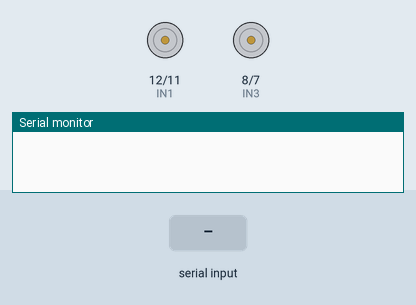
This sketch was run on a simulated Arduino Uno, built with avr-gcc and run on an emulated ATmega328P. On the bench: motor-driver pin pairs drawn as motors (green arrow = first pin HIGH = forward, orange = second pin HIGH = backward, longer = more drive, scaled by the enable pin), the last lines printed to the serial monitor. The test bench sets the inputs (shaded band).

Above: at 1.2 s.
1.3 s: "F" received over Serial
At 1.6 s:
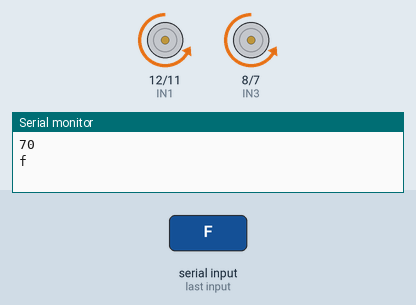
2.8 s: "B" received over Serial
At 3.9 s:
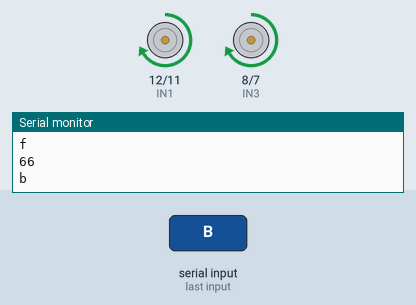
4.3 s: "L" received over Serial
At 5.1 s:
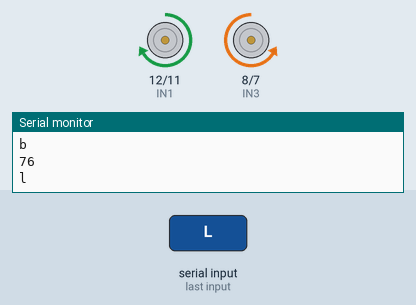
5.8 s: "R" received over Serial
At 6.2 s:
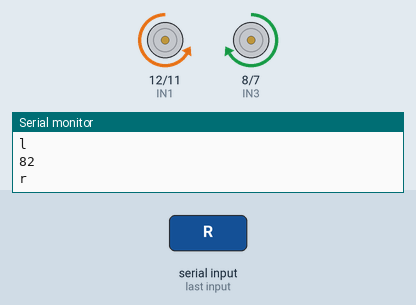
Timing chart, 0 to 8.3 s (numbered marks = the images above; inputs shaded):
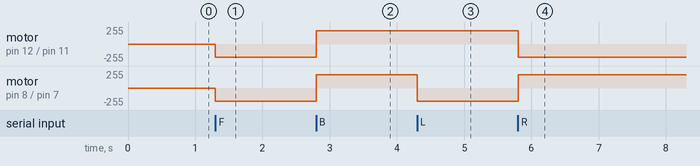

Measured:
- after the input at 1.3 s, motor on pin 12 (IN1) / pin 11 (IN2), motor on pin 8 (IN3) / pin 7 (IN4): stopped → backward 200/255 at once
- after the input at 2.8 s, motor on pin 12 (IN1) / pin 11 (IN2), motor on pin 8 (IN3) / pin 7 (IN4): backward 200/255 → forward 200/255 at once
- after the input at 4.3 s, motor on pin 8 (IN3) / pin 7 (IN4): forward 200/255 → backward 200/255 at once
- after the input at 5.8 s, motor on pin 12 (IN1) / pin 11 (IN2): forward 200/255 → backward 200/255 at once; motor on pin 8 (IN3) / pin 7 (IN4): backward 200/255 → forward 200/255 at once

The sketch:

codigo.ino
```cpp
#include <SoftwareSerial.h>

const int  ENA = 10;
const int  IN1 = 12;
const int  IN2 = 11;
const int  IN3 = 8;
const int  IN4 = 7;
const int  ENB = 9;

int command = 0;

void setup() {

pinMode(ENA, OUTPUT);
pinMode(IN1, OUTPUT);
pinMode(IN2, OUTPUT);
pinMode(IN3, OUTPUT);
pinMode(IN4, OUTPUT);
pinMode(ENB, OUTPUT);
Serial.begin(9600);
}


void loop() {
if(Serial.available()>0) {
  command = Serial.read();
    Serial.println(command);

if(command == 'F') {
  analogWrite(ENA, 200);
  analogWrite(ENB, 200);
  digitalWrite(IN1, LOW);
  digitalWrite(IN2, HIGH);
  digitalWrite(IN3, LOW);
  digitalWrite(IN4, HIGH);
  Serial.println('f');
 }
  else if(command == 'B') {
  analogWrite(ENA, 200);
  analogWrite(ENB, 200);
  digitalWrite(IN1, HIGH);
  digitalWrite(IN2, LOW);
  digitalWrite(IN3, HIGH);
  digitalWrite(IN4, LOW);
   Serial.println('b');
 }
   else if(command == 'L') {
  analogWrite(ENA, 200);
  analogWrite(ENB, 200);
  digitalWrite(IN1, HIGH);
  digitalWrite(IN2, LOW);
  digitalWrite(IN3, LOW);
  digitalWrite(IN4, HIGH);
  Serial.println('l');

 }
 else if(command == 'R') {
  analogWrite(ENA, 200);
  analogWrite(ENB, 200);
  digitalWrite(IN1, LOW);
  digitalWrite(IN2, HIGH);
  digitalWrite(IN3, HIGH);
  digitalWrite(IN4, LOW);
   Serial.println('r');
 }
 else if(command == 'S') {
  analogWrite(ENA, 0);
  analogWrite(ENB, 0);
  digitalWrite(IN1, LOW);
  digitalWrite(IN2, LOW);
  digitalWrite(IN3, LOW);
  digitalWrite(IN4, LOW);

 }
 else if(command == 'D') {
  analogWrite(ENA, 0);
  analogWrite(ENB, 0);
  digitalWrite(IN1, LOW);
  digitalWrite(IN2, LOW);
  digitalWrite(IN3, LOW);
  digitalWrite(IN4, LOW);

 }
 command=0;
}

}
```
